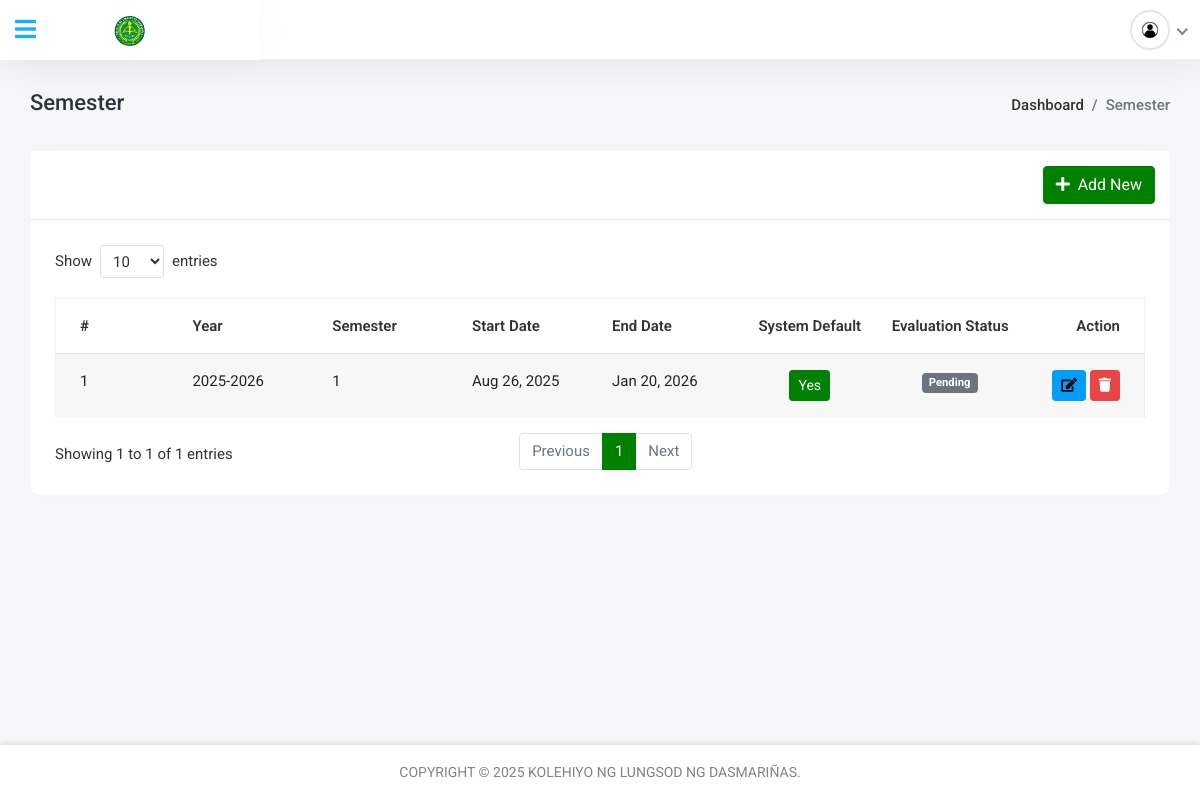
/SuperAdmin/Semester/semester.php (signed in), run on the app's committed database.
### tables this page shows
CREATE TABLE `academic_list` (
  `id` int(11) NOT NULL,
  `semester` varchar(50) NOT NULL,
  `school_year` varchar(20) NOT NULL,
  `is_active` tinyint(1) DEFAULT 0,
  `is_default` tinyint(1) DEFAULT 0,
  `created_at` timestamp NOT NULL DEFAULT current_timestamp(),
  `start_date` date DEFAULT NULL,
  `end_date` date DEFAULT NULL,
  `status` int(11) DEFAULT 0
);

### SuperAdmin/Semester/semester.php (the view, shortened to what this page needs)
<!DOCTYPE html>
<html lang="en">
<head>
    <link rel="stylesheet" href="../../assets/plugins/bootstrap/css/bootstrap.min.css">
    <link rel="stylesheet" href="../../assets/css/bootstrap-datetimepicker.min.css">
    <link rel="stylesheet" href="../../assets/plugins/fontawesome/css/fontawesome.min.css">
    <link rel="stylesheet" href="../../assets/plugins/fontawesome/css/all.min.css">
    <link rel="stylesheet" href="../../assets/css/style.css">
    <link rel="stylesheet" href="https://cdnjs.cloudflare.com/ajax/libs/toastr.js/latest/toastr.min.css">
</head>
<body>
<div class="main-wrapper">
        <?php
        include '../../Layout Components/header.php';
        ?>
    <div class="page-wrapper">
        <div class="content container-fluid">
            <div class="page-header">
                <div class="row align-items-center">
                    <div class="col">
                        <h3 class="page-title">Semester</h3>
                        <ul class="breadcrumb">
                            <li class="breadcrumb-item"><a href="../home.php">Dashboard</a></li>
                            <li class="breadcrumb-item active">Semester</li>
                        </ul>
                    </div>
                </div>
            </div>
            <div class="row">
                <div class="col-sm-12">
                    <div class="card card-table">
                        <div class="card-header">
                            <div class="col-auto ms-auto text-end">
                                <a href="add-semester.php" class="btn btn-primary new_semester">
                                    <i class="fas fa-plus me-1"></i> Add New
                                </a>
                            </div>
                        </div>
                        <div class="card-body">
                            <table class="table datatable table-striped" id="semesterTable">
                                <thead>
                                    <tr>
                                        <th>#</th>
                                        <th>Year</th>
                                        <th>Semester</th>
                                        <th>Start Date</th>
                                        <th>End Date</th>
                                        <th class="text-center">System Default</th>
                                        <th class="text-center">Evaluation Status</th>
                                        <th class="text-end">Action</th>
                                    </tr>
                                </thead>
                                <tbody>
                                    <?php
                                    $i = 1;
                                    $qry = $conn->query("SELECT * FROM academic_list ORDER BY school_year DESC, semester DESC");
                                    while($row = $qry->fetch_assoc()):
                                    ?>
                                        <tr>
                                            <td><?php echo $i++ ?></td>
                                            <td><?php echo $row['school_year'] ?></td>
                                            <td><?php echo $row['semester'] ?></td>
                                            <td><?php echo date("M d, Y", strtotime($row['start_date'])) ?></td>
                                            <td><?php echo date("M d, Y", strtotime($row['end_date'])) ?></td>
                                            <td class="text-center">
                                                <?php if($row['is_default'] == 0): ?>
                                                    <button class="btn btn-secondary btn-sm make_default" data-id="<?php echo $row['id'] ?>">No</button>
                                                <?php else: ?>
                                                    <button class="btn btn-primary btn-sm">Yes</button>
                                                <?php endif; ?>
                                            </td>
                                            <td class="text-center">
                                                <?php if($row['status'] == 0): ?>
                                                    <span class="badge bg-secondary">Pending</span>
                                                <?php elseif($row['status'] == 1): ?>
                                                    <span class="badge bg-success">Started</span>
                                                <?php else: ?>
                                                    <span class="badge bg-warning">Closed</span>
                                                <?php endif; ?>
                                            </td>
                                            <td class="text-end">
                                                <button class="btn btn-sm btn-info edit_semester" data-id="<?php echo $row['id'] ?>"><i class="fas fa-edit"></i></button>
                                                <button class="btn btn-sm btn-danger delete_semester" data-id="<?php echo $row['id'] ?>"><i class="fas fa-trash"></i></button>
                                            </td>
                                        </tr>
                                    <?php endwhile; ?>
                                </tbody>
                            </table>
                        </div>
                    </div>
                </div>
            </div>
        </div>
        <?php include '../../Layout Components/footer.php'; ?>
    </div>
</div>
</body>
</html>

### data on the page
academic_list: school_year "2025-2026", semester "1", start_date "Aug 26, 2025", end_date "Jan 20, 2026", is_default "Yes", status "Pending"
